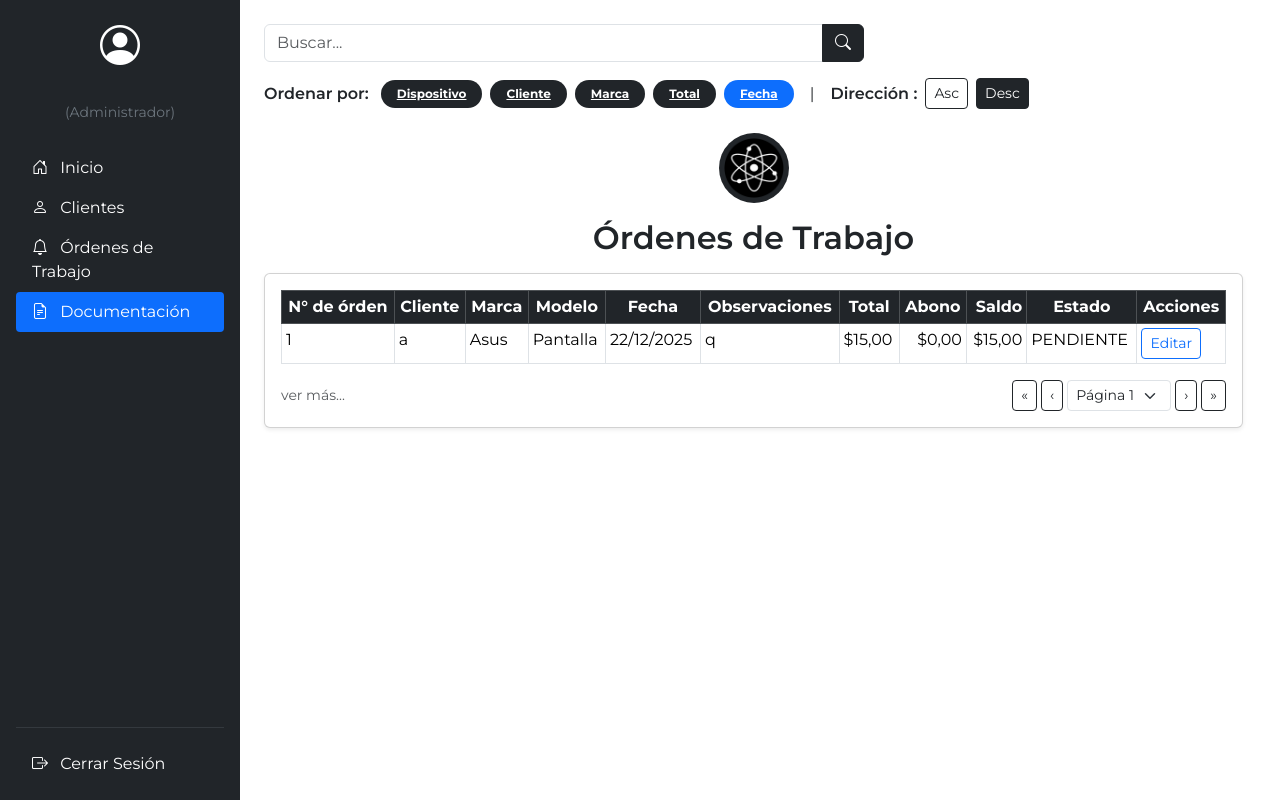
Before: /documentacion/ with the older database file.
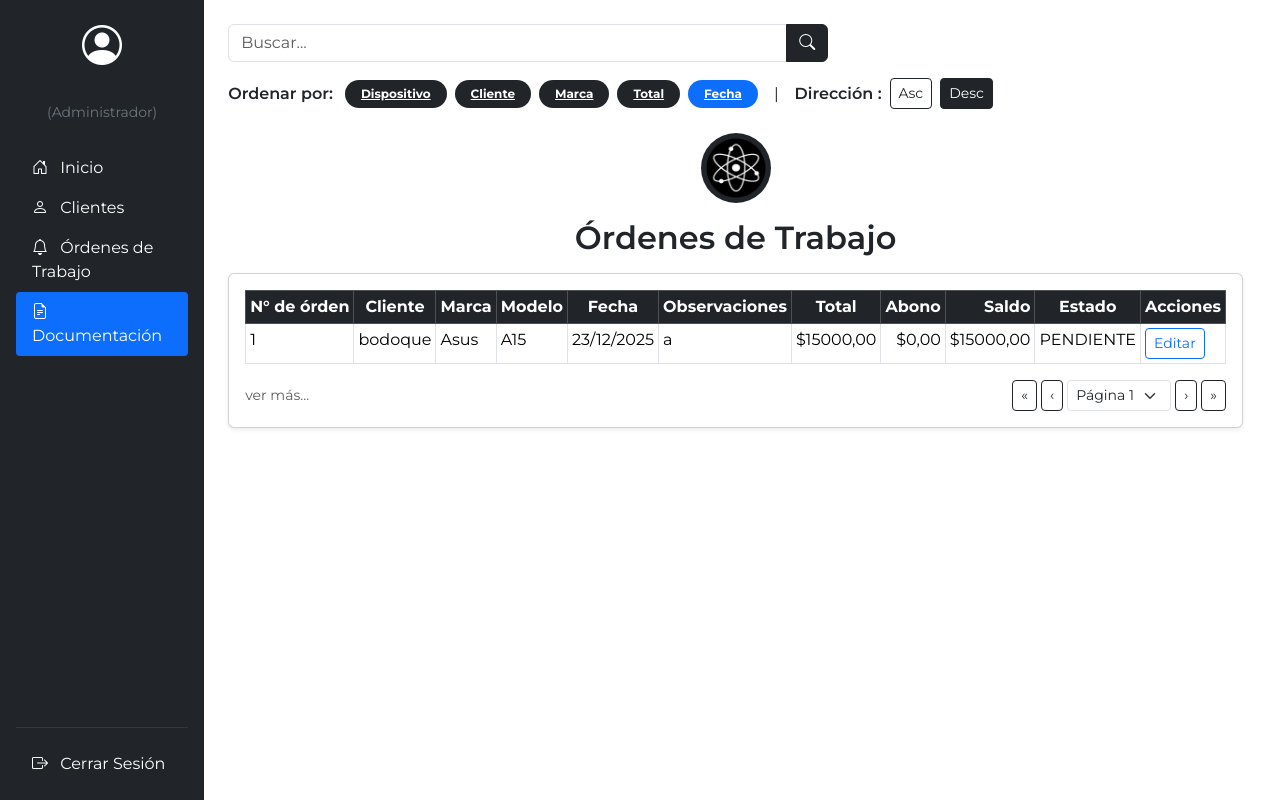
After: the same page with the newer database file.
### mainApp/models.py (models this page shows, shortened)
class Orden_de_Trabajo(models.Model):
    numero_control = models.AutoField(primary_key=True)
    cliente = models.ForeignKey(Cliente, on_delete=models.PROTECT)
    usuario = models.ForeignKey('auth.User', on_delete=models.CASCADE)
    estado = models.ForeignKey(Estado, on_delete=models.CASCADE)
    modelo = models.ForeignKey(Modelo, on_delete=models.CASCADE)
    marca = models.ForeignKey(Marca, on_delete=models.CASCADE)
    total_pagar = models.DecimalField(max_digits=10, decimal_places=2)
    abono = models.DecimalField(max_digits=10, decimal_places=2, null=True, blank=True)
    fecha = models.DateField(default=timezone.now)
    observaciones = models.CharField(max_length=200, null=True, blank=True)
    @property
    def saldo(self):
        return self.total_pagar - (self.abono or 0)
    class Meta:
        ordering = ['-fecha']
        verbose_name = "Orden de Trabajo"
        verbose_name_plural = "Órdenes de Trabajo"

class Cliente(models.Model):
    nombre = models.CharField(max_length=100)
    rut = models.CharField(max_length=12, unique=True)
    telefono = models.CharField(max_length=20, unique=True)
    correo = models.EmailField(unique=True)
    class Meta:
        verbose_name = "Cliente"
        verbose_name_plural = "Clientes"

class Marca(models.Model):
    nombre_marca = models.CharField(max_length=20)
    img_marca = models.ImageField(upload_to="marcas", blank=True, null=True)
    def imagen_preview(self):
        if self.img_marca:
            return mark_safe(f'<img src="{self.img_marca.url}" width="80" height="auto" />')
        return "Sin imagen"
    imagen_preview.short_description = "Logo"
    class Meta:
        verbose_name = "Marca"
        verbose_name_plural = "Marcas"

class Modelo(models.Model):
    nombre_modelo = models.CharField(max_length=20, blank=False)
    class Meta:
        verbose_name = "Modelo"
        verbose_name_plural = "Modelos"

class Estado(models.Model):
    Estados = [
        ('PENDIENTE', 'Pendiente'),
        ('FINALIZADO', 'Finalizado'),
    ]
    tipo_estado = models.CharField(max_length=30, choices=Estados, default='PENDIENTE')
    class Meta:
        verbose_name = "Estado"
        verbose_name_plural = "Estados"

### mainApp/views.py (the view)
# urls.py: path('documentacion/', views.ordenes_historial, name='documentacion'),
def ordenes_historial(request):
    query = request.GET.get("q", "").strip()
    order = request.GET.get("order", "fecha")
    sort = request.GET.get("sort", "desc")
    ordenes = Orden_de_Trabajo.objects.all()
    if query:
        ordenes = ordenes.filter(
            Q(cliente__nombre__icontains=query) |
            Q(marca__nombre_marca__icontains=query) |
            Q(modelo__nombre_modelo__icontains=query)
        )
    mapping = {
        "numero": "numero_control",          # <-- NUEVO: para N° de órden
        "device": "numero_control",          # <-- NUEVO: si usas ?order=device en los chips
        "cliente": "cliente__nombre",
        "marca": "marca__nombre_marca",
        "total": "total_pagar",
        "fecha": "fecha",
    }
    campo = mapping.get(order, "fecha")
    if sort == "asc":
        ordenes = ordenes.order_by(campo)
    else:
        ordenes = ordenes.order_by("-" + campo)
    return render(request, "documentacion.html", {
        "ordenes": ordenes,
        "query": query,
        "order": order,
        "sort": sort,
    })

### templates/documentacion.html (shortened to what the changed rows need)
{% load static %}
<!DOCTYPE html>
<html lang="es">
<head>
    <link href="https://cdn.jsdelivr.net/npm/bootstrap@5.3.3/dist/css/bootstrap.min.css" rel="stylesheet">
    <link rel="stylesheet" href="https://cdn.jsdelivr.net/npm/bootstrap-icons@1.11.3/font/bootstrap-icons.css">
</head>
<body class="d-flex" style="min-height: 100vh; font-family: 'Montserrat', sans-serif;">
    <main class="flex-grow-1 p-4">
        <section class="row g-4 align-items-start">
            <div class="col-12">
                <div class="text-center mb-3">
                    <h2 class="mt-2 fw-semibold">Órdenes de Trabajo</h2>
                </div>
                <div class="card shadow-sm">
                    <div class="card-body p-3">
                        <div class="table-responsive">
                            <table class="table table-bordered table-sm mb-0">
                               <thead class="table-dark text-center align-middle">
                                    <tr>
                                        <th class="text-nowrap">N° de órden</th>
                                        <th>Cliente</th>
                                        <th>Marca</th>
                                        <th>Modelo</th>
                                        <th>Fecha</th>
                                        <th>Observaciones</th>
                                        <th>Total</th>
                                        <th>Abono</th>
                                        <th class="text-end">Saldo</th>
                                        <th>Estado</th>
                                        <th>Acciones</th>
                                    </tr>
                                </thead>
                                <tbody>
                                    {% for orden in ordenes %}
                                    <tr>
                                        <td>{{ forloop.counter }}</td>
                                        <td>{{ orden.cliente.nombre }}</td>
                                        <td>{{ orden.marca.nombre_marca }}</td>
                                        <td>{{ orden.modelo.nombre_modelo }}</td>
                                        <td>{{ orden.fecha|date:"d/m/Y" }}</td>
                                        <td style="white-space: pre-line;">{{ orden.observaciones }}</td>
                                        <td>${{ orden.total_pagar }}</td>
                                        <td class="text-end">
                                            {% if orden.abono %}
                                                ${{ orden.abono|floatformat:2 }}
                                            {% else %}
                                                $0,00
                                            {% endif %}
                                        </td>
                                        <td class="text-end">
                                            ${{ orden.saldo|floatformat:2 }}
                                        </td>
                                        <td>{{ orden.estado.tipo_estado }}</td>
                                        <td>
                                            <a href="{% url 'editar_ordenes' orden.pk %}"
                                               class="btn btn-outline-primary btn-sm">
                                                Editar
                                            </a>
                                        </td>
                                    </tr>
                                    {% endfor %}
                                </tbody>
                            </table>
                        </div>
                    </div>
                </div>
            </div>
        </section>
    </main>
</body>
</html>

Changed rows visible on the page:
removed Orden_de_Trabajo: cliente.nombre "a", marca.nombre_marca "Asus", modelo.nombre_modelo "Pantalla", fecha "22/12/2025", observaciones "q", total_pagar "15,00", shows "$0,00", saldo "15,00", estado.tipo_estado "PENDIENTE"
added Orden_de_Trabajo: cliente.nombre "bodoque", marca.nombre_marca "Asus", modelo.nombre_modelo "A15", fecha "23/12/2025", observaciones "a", total_pagar "15000,00", shows "$0,00", saldo "15000,00", estado.tipo_estado "PENDIENTE"
